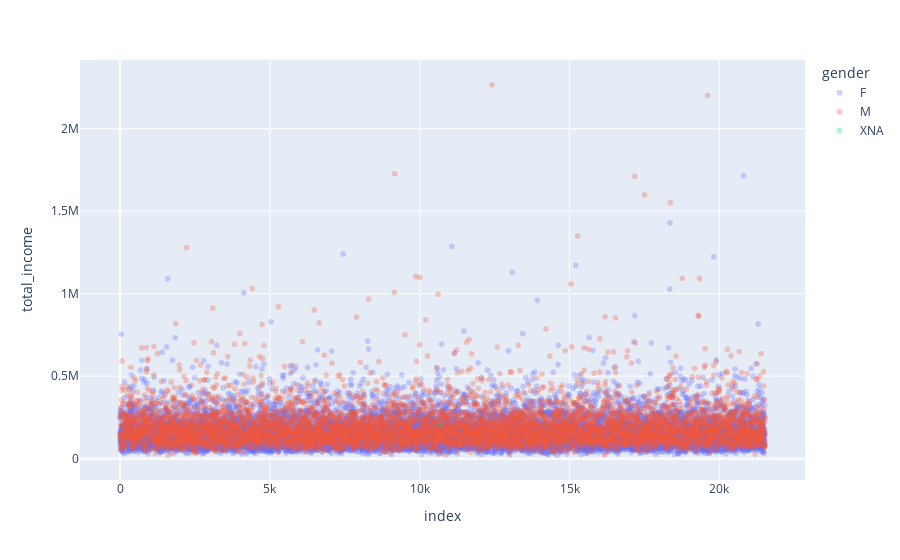

Source (notebook cell):
### Code cell
fig = px.scatter(
    data, 
    y='total_income', x=data.index, 
    color='gender',
    opacity=.3
)
fig.show()

### Figure 1 — Plotly figure (JSON) as saved in the notebook; plotly's stock layout.template omitted (floating-point values rounded to 4 significant figures; data arrays with more than 128 entries replaced by an {"elided": "..."} marker saying what was removed)
{"data": [{"hovertemplate": "gender=F<br>index=%{x}<br>total_income=%{y}<extra></extra>", "legendgroup": "F", "marker": {"color": "#636efa", "opacity": 0.3, "symbol": "circle"}, "mode": "markers", "name": "F", "showlegend": true, "type": "scattergl", "x": {"elided": "14236 int values"}, "xaxis": "x", "y": {"elided": "14236 float values"}, "yaxis": "y"}, {"hovertemplate": "gender=M<br>index=%{x}<br>total_income=%{y}<extra></extra>", "legendgroup": "M", "marker": {"color": "#EF553B", "opacity": 0.3, "symbol": "circle"}, "mode": "markers", "name": "M", "showlegend": true, "type": "scattergl", "x": {"elided": "7288 int values"}, "xaxis": "x", "y": {"elided": "7288 float values"}, "yaxis": "y"}, {"hovertemplate": "gender=XNA<br>index=%{x}<br>total_income=%{y}<extra></extra>", "legendgroup": "XNA", "marker": {"color": "#00cc96", "opacity": 0.3, "symbol": "circle"}, "mode": "markers", "name": "XNA", "showlegend": true, "type": "scattergl", "x": [10701], "xaxis": "x", "y": [203900.0], "yaxis": "y"}], "layout": {"autosize": true, "legend": {"title": {"text": "gender"}, "tracegroupgap": 0}, "margin": {"t": 60}, "xaxis": {"anchor": "y", "autorange": true, "domain": [0, 1], "range": [-1294.0, 22820.0], "title": {"text": "index"}, "type": "linear"}, "yaxis": {"anchor": "x", "autorange": true, "domain": [0, 1], "range": [-153200.0, 2439000.0], "title": {"text": "total_income"}, "type": "linear"}}}
